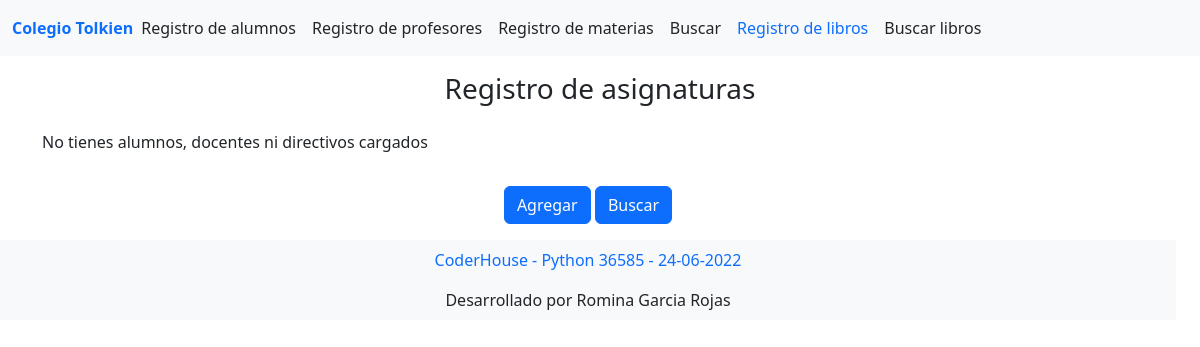
Page /registrom/ on the earlier database version.
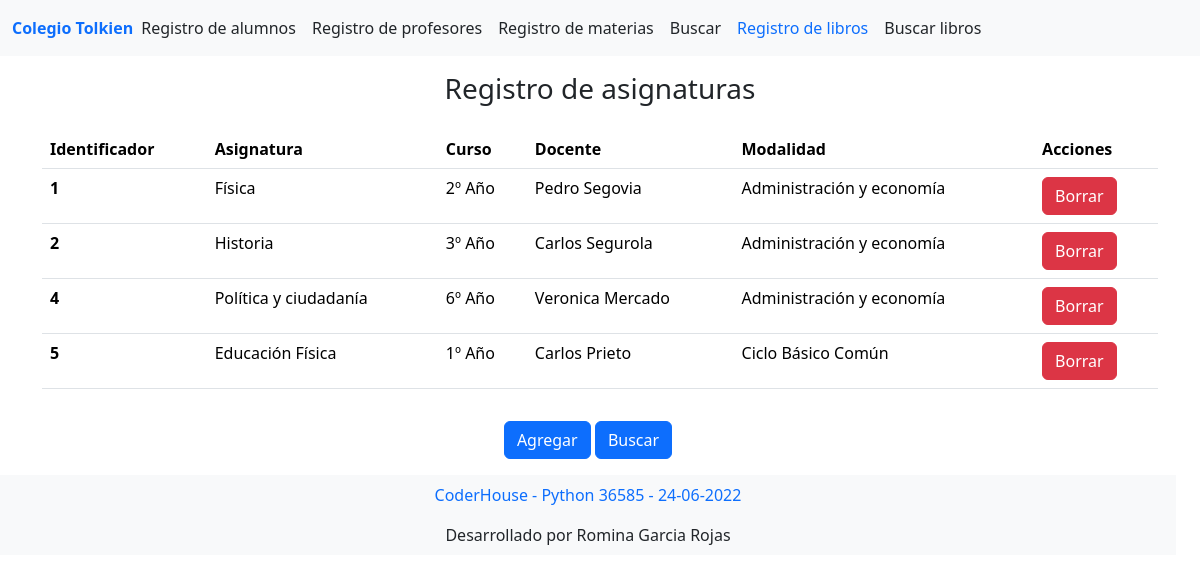
Same page on the later database version.
### alumnos/models.py (models this page shows)
class Materias(models.Model):
    materia = models.CharField(max_length=100)
    curso = models.IntegerField()
    docente = models.CharField(max_length=100)
    modalidad = models.CharField(max_length=100)

### alumnos/views.py (the view)
# urls.py: path('registrom/', views.registrom, name="registrom"),
def registrom(request):
    materias = Materias.objects.all()
    template = loader.get_template('alumnos/lista_materias.html')
    context = {
        'materias': materias,
    }
    return HttpResponse(template.render(context, request))

### alumnos/templates/alumnos/lista_materias.html (shortened to what this page needs)
{% extends "alumnos/index.html" %}
{% load bootstrap5 %}
{% block cuerpo %}
<main>
  <h1 class="fs-3 text text-center text-dark pt-3">Registro de asignaturas</h1>
</main>
<div class="container py-3">
    <div class="row">
      <div class="col">
          {% if materias %}
          <table class="table">
              <thead>
                  <th scope="col">Identificador</th>
                  <th scope="col">Asignatura</th>
                  <th scope="col">Curso</th>
                  <th scope="col">Docente</th>
                  <th scope="col">Modalidad</th>
                  <th scope="col">Acciones</th>
              </thead>
              {% for m in materias %}
              <tbody>
                  <tr>
                      <th scope="row">{{m.id}}</th>
                      <td> {{m.materia}}</td>
                      <td> {{m.curso}}º Año</td>
                      <td> {{m.docente}}</td>
                      <td> {{m.modalidad}}</td>
                      {% url 'borrarm' identificador=m.id as borrarm_url %}
                      <td>{% bootstrap_button "Borrar" size="sm" button_class="btn-danger" button_type="link" href=borrarm_url %}</td>
                  </tr>
              </tbody>
              {% endfor %}
          </table>
          {% else %}
              <p>No tienes alumnos, docentes ni directivos cargados</p>
          {% endif %}
        </div>
      </div>
    </div>
    <div class="row text-center w-100">
        <div class="col pb-3">
          {% url 'agregarm' as agregarm_url %}
          {% url 'buscarm' as buscarm_url %}
          {% bootstrap_button "Agregar" button_class="btn-primary" button_type="link" href=agregarm_url %}
          {% bootstrap_button "Buscar" button_class="btn-primary" button_type="link" href=buscarm_url %}
        <div>
      <div>
  <div class="py-3">
  {% endblock %}

Differences in the rows shown:
added Materias: id "1", materia "Física", curso "2", docente "Pedro Segovia", modalidad "Administración y economía", bootstrap_button "Borrar"
added Materias: id "2", materia "Historia", curso "3", docente "Carlos Segurola", modalidad "Administración y economía", bootstrap_button "Borrar"
added Materias: id "4", materia "Política y ciudadanía", curso "6", docente "Veronica Mercado", modalidad "Administración y economía", bootstrap_button "Borrar"
added Materias: id "5", materia "Educación Física", curso "1", docente "Carlos Prieto", modalidad "Ciclo Básico Común", bootstrap_button "Borrar"
Other differences:
text no longer shown: "No tienes alumnos, docentes ni directivos cargados"
text now shown: "Identificador Asignatura Curso Docente Modalidad Acciones"
